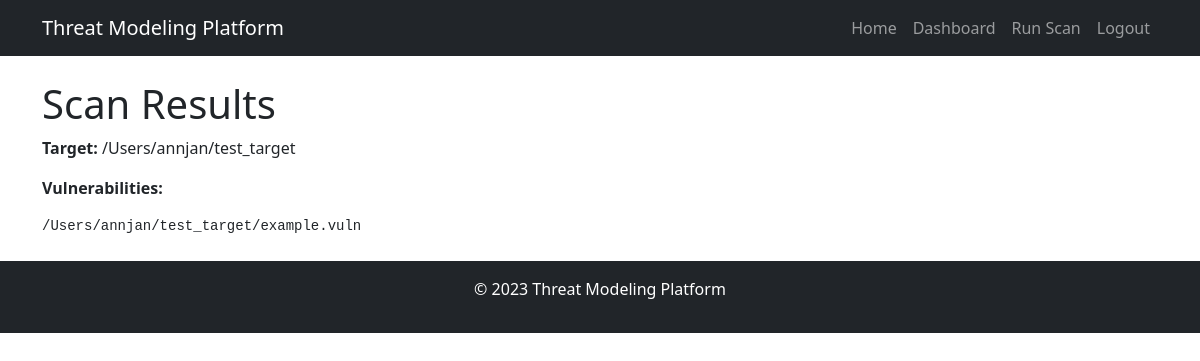
Screenshot of /scan_results/10/ (signed in) with the database file from the repository.
### exploits/models.py (models this page shows, shortened)
class ScanResult(models.Model):
    user = models.ForeignKey(User, on_delete=models.CASCADE)
    target = models.CharField(max_length=255)
    vulnerabilities = models.TextField()
    timestamp = models.DateTimeField(auto_now_add=True)
    class Meta:
        app_label = 'exploits'

### exploits/views.py (the view)
# urls.py: path('scan_results/<int:scan_id>/', views.scan_results, name='scan_results'),  # View scan results
def scan_results(request, scan_id):
    if not request.user.is_authenticated:
        return redirect('login')
    scan = get_object_or_404(ScanResult, id=scan_id, user=request.user)
    return render(request, "exploits/scan_results.html", {'scan': scan})

### exploits/templates/exploits/scan_results.html
{% extends "exploits/base.html" %}
{% block content %}
<h1>Scan Results</h1>
<p><strong>Target:</strong> {{ scan.target }}</p>
<p><strong>Vulnerabilities:</strong></p>
<pre>{{ scan.vulnerabilities }}</pre>
{% endblock %}

### rows the page displays
ScanResult: target "/Users/annjan/test_target", vulnerabilities "/Users/annjan/test_target/example.vuln"
